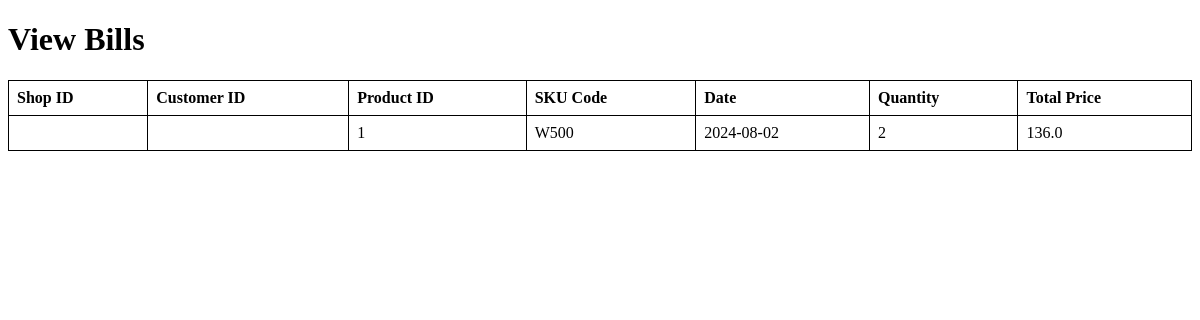
Before: /view_bills with the older database file.
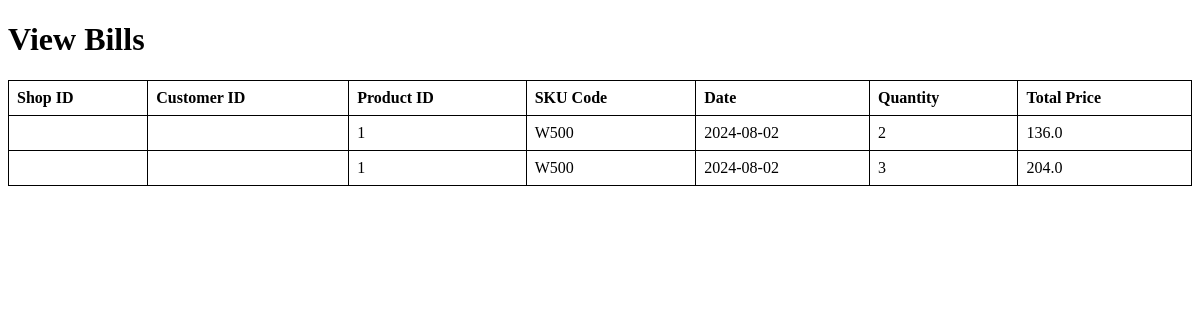
After: the same page with the newer database file.
### models.py (models this page shows)
class TransactionRecord(db.Model):
    id = db.Column(db.Integer, primary_key=True)
    customer_id = db.Column(db.Integer, db.ForeignKey('customer.id'), nullable=False)
    product_id = db.Column(db.Integer, db.ForeignKey('product.id'), nullable=False)
    date = db.Column(db.Date, nullable=False)
    quantity = db.Column(db.Integer, nullable=False)
    total_price = db.Column(db.Float, nullable=False)

class Product(db.Model):
    id = db.Column(db.Integer, primary_key=True)
    name = db.Column(db.String(100), nullable=False)
    SKU = db.Column(db.String(50), nullable=False)
    category_id = db.Column(db.Integer, db.ForeignKey('product_category.id'), nullable=False)
    image = db.Column(db.String(200), nullable=True)
    net_price = db.Column(db.Float, nullable=False)
    selling_price = db.Column(db.Float, nullable=False)
    quantity = db.Column(db.Integer, nullable=False)
    seller = db.Column(db.String(100), nullable=False)
    inventory = db.relationship('Inventory', backref='product', lazy=True)

### blueprints/billing.py (the view)
@billing_bp.route('/view_bills')
def view_bills():
    bills = db.session.query(
        TransactionRecord,
        Product.SKU
    ).join(Product, TransactionRecord.product_id == Product.id).all()
    return render_template('view_bills.html', bills=bills)

### templates/view_bills.html (shortened to what this page needs)
<!DOCTYPE html>
<html>
<head>
</head>
<body>
    <h1>View Bills</h1>
    <table>
        <tr>
            <th>Shop ID</th>
            <th>Customer ID</th>
            <th>Product ID</th>
            <th>SKU Code</th>
            <th>Date</th>
            <th>Quantity</th>
            <th>Total Price</th>
        </tr>
        {% for bill, sku in bills %}
        <tr>
            <td>{{ bill.shop_id }}</td>
            <td>{{ bill.customer_id }}</td>
            <td>{{ bill.product_id }}</td>
            <td>{{ sku }}</td>
            <td>{{ bill.date }}</td>
            <td>{{ bill.quantity }}</td>
            <td>{{ bill.total_price }}</td>
        </tr>
        {% endfor %}
    </table>
</body>
</html>

### templates/view_bills.html (style rules this page uses)
table { width: 100%; border-collapse: collapse; }
table, th, td { border: 1px solid black; }
th, td { padding: 8px; text-align: left; }

Changed rows visible on the page:
added TransactionRecord: product_id "1", SKU "W500", date "2024-08-02", quantity "3", total_price "204.0"
